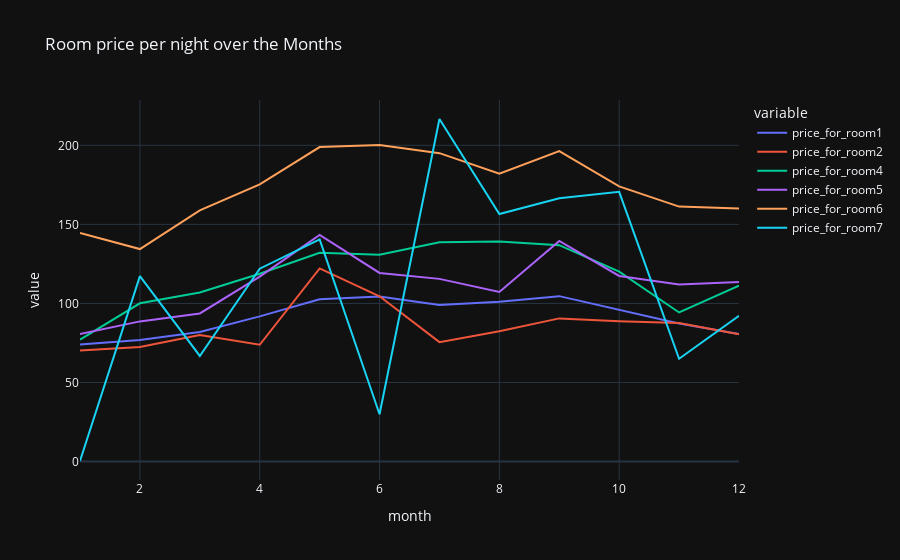

Notebook source saved alongside this figure:
### Code cell
plt.figure(figsize = (17, 8))

px.line(final_hotel5, x = 'month', y = ['price_for_room1','price_for_room2','price_for_room4','price_for_room5','price_for_room6','price_for_room7'],
        title = 'Room price per night over the Months',template = 'plotly_dark')

### Figure 1 — Plotly figure (JSON) as saved in the notebook; plotly's stock layout.template omitted (floating-point values rounded to 4 significant figures)
{"data": [{"hovertemplate": "variable=price_for_room1<br>month=%{x}<br>value=%{y}<extra></extra>", "legendgroup": "price_for_room1", "line": {"color": "#636efa", "dash": "solid"}, "marker": {"symbol": "circle"}, "mode": "lines", "name": "price_for_room1", "orientation": "v", "showlegend": true, "x": [1, 2, 3, 4, 5, 6, 7, 8, 9, 10, 11, 12], "xaxis": "x", "y": [73.96, 76.81, 81.96, 91.81, 102.7, 104.4, 98.98, 101.1, 104.6, 95.76, 87.32, 80.59], "yaxis": "y", "type": "scatter"}, {"hovertemplate": "variable=price_for_room2<br>month=%{x}<br>value=%{y}<extra></extra>", "legendgroup": "price_for_room2", "line": {"color": "#EF553B", "dash": "solid"}, "marker": {"symbol": "circle"}, "mode": "lines", "name": "price_for_room2", "orientation": "v", "showlegend": true, "x": [1, 2, 3, 4, 5, 6, 7, 8, 9, 10, 11, 12], "xaxis": "x", "y": [70.3, 72.51, 80.07, 73.86, 122.2, 104.5, 75.53, 82.38, 90.54, 88.69, 87.61, 80.54], "yaxis": "y", "type": "scatter"}, {"hovertemplate": "variable=price_for_room4<br>month=%{x}<br>value=%{y}<extra></extra>", "legendgroup": "price_for_room4", "line": {"color": "#00cc96", "dash": "solid"}, "marker": {"symbol": "circle"}, "mode": "lines", "name": "price_for_room4", "orientation": "v", "showlegend": true, "x": [1, 2, 3, 4, 5, 6, 7, 8, 9, 10, 11, 12], "xaxis": "x", "y": [77.02, 100.1, 106.9, 118.8, 132.1, 130.8, 138.7, 139.1, 136.9, 120.2, 94.29, 111.3], "yaxis": "y", "type": "scatter"}, {"hovertemplate": "variable=price_for_room5<br>month=%{x}<br>value=%{y}<extra></extra>", "legendgroup": "price_for_room5", "line": {"color": "#ab63fa", "dash": "solid"}, "marker": {"symbol": "circle"}, "mode": "lines", "name": "price_for_room5", "orientation": "v", "showlegend": true, "x": [1, 2, 3, 4, 5, 6, 7, 8, 9, 10, 11, 12], "xaxis": "x", "y": [80.58, 88.64, 93.67, 116.9, 143.3, 119.3, 115.5, 107.2, 139.5, 117.4, 112.0, 113.5], "yaxis": "y", "type": "scatter"}, {"hovertemplate": "variable=price_for_room6<br>month=%{x}<br>value=%{y}<extra></extra>", "legendgroup": "price_for_room6", "line": {"color": "#FFA15A", "dash": "solid"}, "marker": {"symbol": "circle"}, "mode": "lines", "name": "price_for_room6", "orientation": "v", "showlegend": true, "x": [1, 2, 3, 4, 5, 6, 7, 8, 9, 10, 11, 12], "xaxis": "x", "y": [144.5, 134.4, 158.9, 175.3, 198.9, 200.2, 195.0, 182.0, 196.4, 174.0, 161.2, 160.0], "yaxis": "y", "type": "scatter"}, {"hovertemplate": "variable=price_for_room7<br>month=%{x}<br>value=%{y}<extra></extra>", "legendgroup": "price_for_room7", "line": {"color": "#19d3f3", "dash": "solid"}, "marker": {"symbol": "circle"}, "mode": "lines", "name": "price_for_room7", "orientation": "v", "showlegend": true, "x": [1, 2, 3, 4, 5, 6, 7, 8, 9, 10, 11, 12], "xaxis": "x", "y": [0.3333, 117.3, 66.77, 122.0, 140.5, 29.87, 216.7, 156.6, 166.5, 170.6, 65, 92.23], "yaxis": "y", "type": "scatter"}], "layout": {"xaxis": {"anchor": "y", "domain": [0, 1], "title": {"text": "month"}, "type": "linear", "range": [1, 12], "autorange": true}, "yaxis": {"anchor": "x", "domain": [0, 1], "title": {"text": "value"}, "type": "linear", "range": [-11.68, 228.7], "autorange": true}, "legend": {"title": {"text": "variable"}, "tracegroupgap": 0}, "title": {"text": "Room price per night over the Months"}, "autosize": true}}
